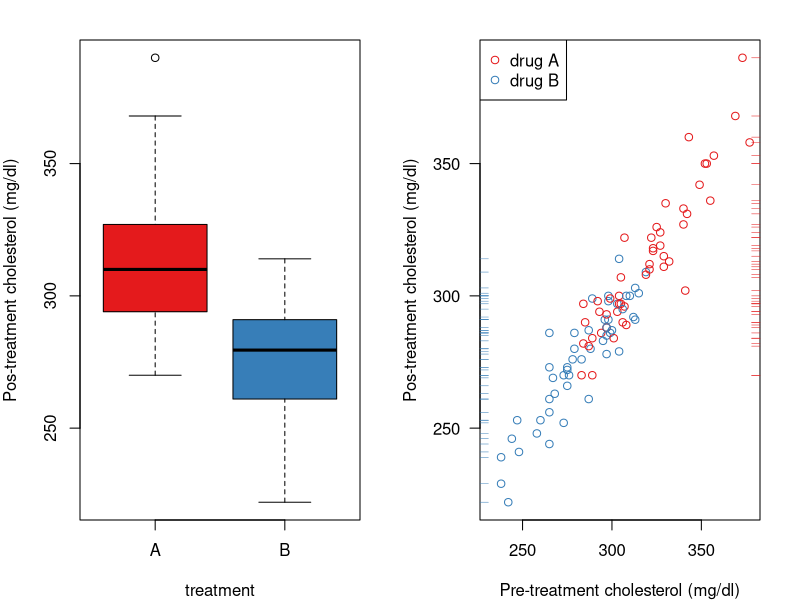
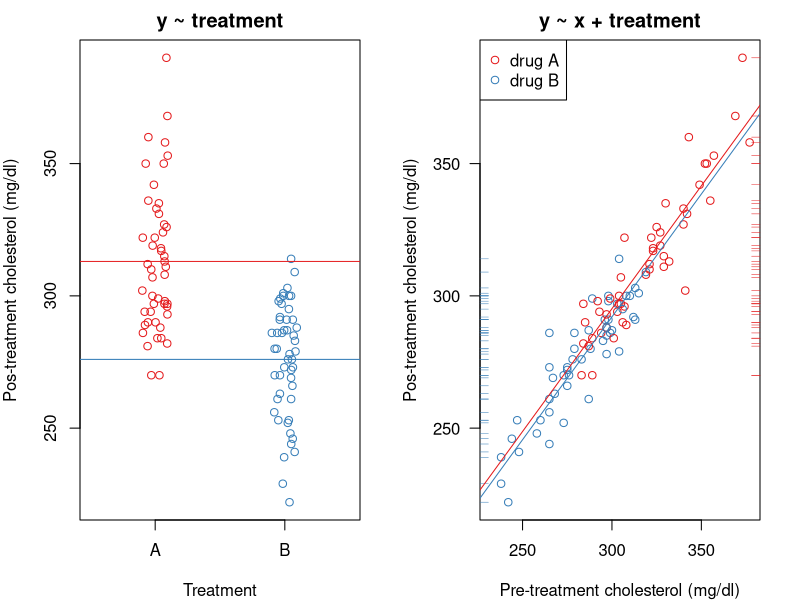
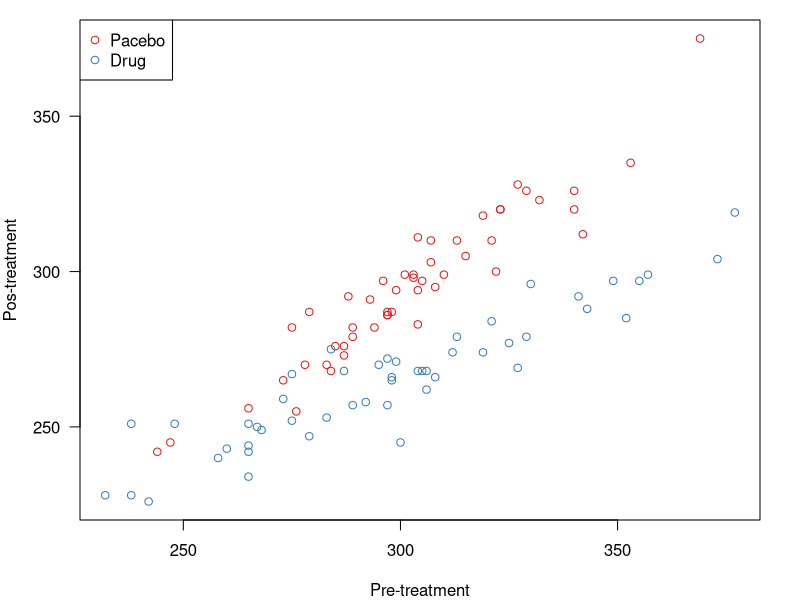
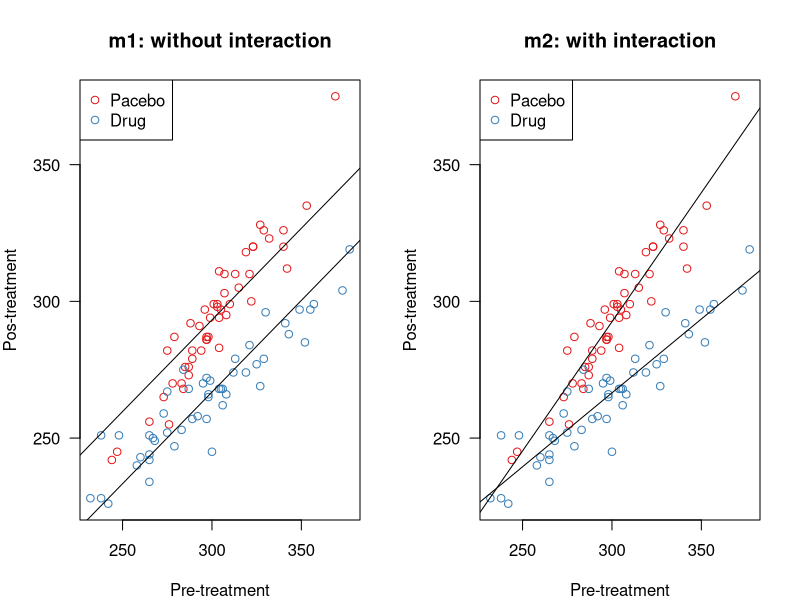

Generate these figures, in order, with R: (Note: this script raises an error after producing the figures.)
## ---- chunk 1
knitr::opts_chunk$set(echo = TRUE, 
                      error = TRUE, warning = FALSE,  message = FALSE,
                      comment = NA, fig.align='center')


## ---- chunk 2

set.seed(100)
x = round(300 + 30*rnorm(100))
k = as.numeric(cut(x,quantile(x)+.5,labels=1:4))
temp=rbinom(100,1,0.5)
t = ifelse(k<2,1,ifelse(k>3,0,temp))
y = round(8.5 + 0.95*x + 10*rnorm(100))


library(RColorBrewer)
myColors <- brewer.pal(6, "Set1")

par(mfrow=c(1,2), mar=c(4,4,2,2))
treatment <- factor(t, levels=0:1, labels=LETTERS[1:2])
boxplot(y ~ treatment, col=myColors, ylab="Pos-treatment cholesterol (mg/dl)")

color = myColors[t+1]
plot(y ~ x, col=color, las=1,  
     ylab="Pos-treatment cholesterol (mg/dl)", 
     xlab="Pre-treatment cholesterol (mg/dl)")
legend(x="topleft",c("drug A","drug B"), pch=1,col=myColors)
rug(y[t==1], side=2, col=myColors[2])
rug(y[t==0], side=4, col=myColors[1])
## ---- chunk 3

m1 = lm(y ~ treatment); print(summary(m1)$coeff,digits=2)

m2 = lm(y ~ x + treatment); print(summary(m2)$coeff,digits=2)

## ---- chunk 4

par(mfrow=c(1,2), mar=c(4,4,2,2))
plot(y ~ jitter(t,1/2), col=myColors[t+1], 
     ylab="Pos-treatment cholesterol (mg/dl)",
     xlab="Treatment",
     xlim = c(-0.5,1.5),
     axes=FALSE,
     frame.plot=TRUE)
axis(2)
axis(1, at=0:1, labels=c("A", "B"))
abline(h = coef(m1)[1], col = myColors[1])
abline(h = coef(m1)[1]+coef(m1)[2], col = myColors[2])
title(as.character(m1$call)[2])

plot(y ~ x, col=color, las=1,  
     ylab="Pos-treatment cholesterol (mg/dl)", 
     xlab="Pre-treatment cholesterol (mg/dl)")
legend(x="topleft",c("drug A","drug B"), pch=1,col=myColors)
rug(y[t==1], side=2, col=myColors[2])
rug(y[t==0], side=4, col=myColors[1])
abline(a = coef(m2)[1], b = coef(m2)[2], col = myColors[1])
abline(a = coef(m2)[1]+coef(m2)[3], b =coef(m2)[2] , col = myColors[2])
title(as.character(m2$call)[2])
## ---- chunk 5
set.seed(100)
x = round(300 + 30*rnorm(100))
t = rep(0:1,each=50)
y = round(8.5 + 0.95*x + 80*t -0.36*x*t + 10*rnorm(100))
color = myColors[t+1]

par(mfrow=c(1,1), mar=c(4,4,1,2))
plot(x,y, col=color, las=1, ylab="Pos-treatment", xlab="Pre-treatment")
legend(x="topleft",c("Pacebo","Drug"), pch=1, col=myColors[1:2])

## ---- chunk 6
m1 = lm(y ~ x + t); summary(m1)$coeff                  # without interaction
m2 = lm(y ~ x + t + x:t); summary(m2)$coeff            # with interaction 

## ---- chunk 7

par(mfrow=c(1,2), mar=c(4,4,4,2))
plot(x,y, col=color, las=1, ylab="Pos-treatment", xlab="Pre-treatment")
abline(m1$coefficients[1:2])
abline(m1$coefficients[1]+ m1$coefficients[3], m1$coefficients[2])
legend(x="topleft",c("Pacebo","Drug"), pch=1, col=myColors[1:2])
title("m1: without interaction")

plot(x,y, col=color, las=1, ylab="Pos-treatment", xlab="Pre-treatment")
abline(m2$coefficients[1:2])
abline(m2$coefficients[1]+ m2$coefficients[3], m2$coefficients[2]+m2$coefficients[4])
legend(x="topleft",c("Pacebo","Drug"), pch=1, col=myColors[1:2])
title("m2: with interaction")

## ---- chunk 8
d <- rio::import("http://www.statsci.org/data/oz/ms212.txt")
